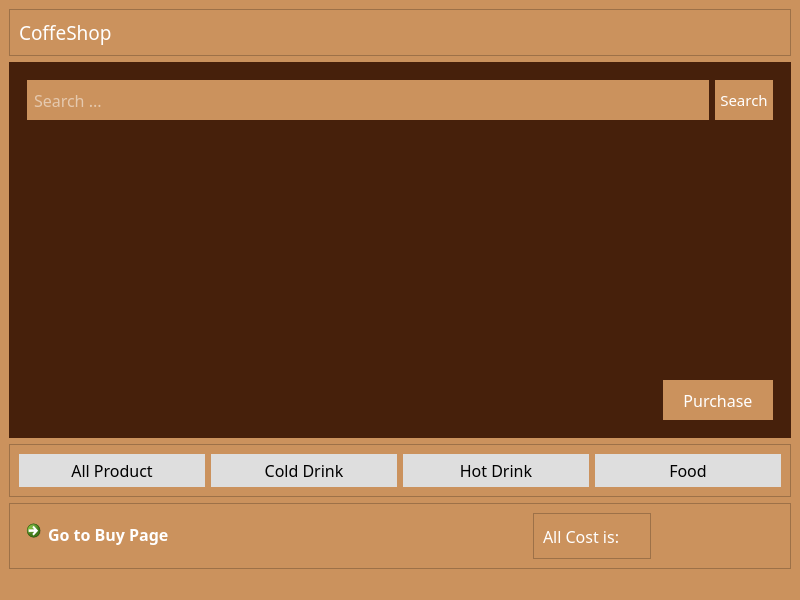
<?xml version="1.0" encoding="UTF-8"?>
<ui version="4.0">
 <class>CoffeShop</class>
 <widget class="QMainWindow" name="CoffeShop">
  <property name="geometry">
   <rect>
    <x>0</x>
    <y>0</y>
    <width>800</width>
    <height>600</height>
   </rect>
  </property>
  <property name="windowTitle">
   <string>CoffeShop</string>
  </property>
  <property name="styleSheet">
   <string notr="true">background-color:#CB925D;
color:white;</string>
  </property>
  <widget class="QWidget" name="centralwidget">
   <layout class="QVBoxLayout" name="verticalLayout">
    <item>
     <widget class="QFrame" name="frame_3">
      <property name="frameShape">
       <enum>QFrame::StyledPanel</enum>
      </property>
      <property name="frameShadow">
       <enum>QFrame::Raised</enum>
      </property>
      <layout class="QHBoxLayout" name="horizontalLayout">
       <item>
        <widget class="QLabel" name="label_2">
         <property name="font">
          <font>
           <family>Impact</family>
           <pointsize>14</pointsize>
          </font>
         </property>
         <property name="text">
          <string>CoffeShop</string>
         </property>
        </widget>
       </item>
      </layout>
     </widget>
    </item>
    <item>
     <widget class="QStackedWidget" name="stackedWidget">
      <property name="styleSheet">
       <string notr="true">
background-color:#46200B;
border:none;</string>
      </property>
      <property name="frameShape">
       <enum>QFrame::StyledPanel</enum>
      </property>
      <property name="frameShadow">
       <enum>QFrame::Raised</enum>
      </property>
      <widget class="QWidget" name="stackedWidgetPage1">
       <layout class="QVBoxLayout" name="verticalLayout_2">
        <item alignment="Qt::AlignTop">
         <widget class="QFrame" name="frame_4">
          <property name="frameShape">
           <enum>QFrame::StyledPanel</enum>
          </property>
          <property name="frameShadow">
           <enum>QFrame::Raised</enum>
          </property>
          <layout class="QHBoxLayout" name="horizontalLayout_2">
           <item>
            <widget class="QLineEdit" name="searchBar">
             <property name="font">
              <font>
               <family>Impact</family>
               <pointsize>-1</pointsize>
              </font>
             </property>
             <property name="styleSheet">
              <string notr="true">height:40px;
background-color:#CB925D;
color:white;
font-size:16px;
padding:0 5px;</string>
             </property>
             <property name="placeholderText">
              <string>Search ...</string>
             </property>
            </widget>
           </item>
           <item>
            <widget class="QPushButton" name="pushButton">
             <property name="font">
              <font>
               <family>Impact</family>
               <pointsize>11</pointsize>
              </font>
             </property>
             <property name="cursor">
              <cursorShape>PointingHandCursor</cursorShape>
             </property>
             <property name="styleSheet">
              <string notr="true">height:40px;
background-color:#CB925D;
padding:0 5px;</string>
             </property>
             <property name="text">
              <string>Search</string>
             </property>
            </widget>
           </item>
          </layout>
         </widget>
        </item>
        <item>
         <widget class="QStackedWidget" name="stackedWidget_5">
          <property name="frameShape">
           <enum>QFrame::StyledPanel</enum>
          </property>
          <property name="frameShadow">
           <enum>QFrame::Raised</enum>
          </property>
          <widget class="QWidget" name="stackedWidget_5Page1">
           <layout class="QVBoxLayout" name="verticalLayout_3">
            <item>
             <widget class="QScrollArea" name="ShowCart">
              <property name="styleSheet">
               <string notr="true">QFrame{
	background-color:#D9D9D9;
	color:black;
}

QFrame&gt;QPushButton{
	padding:3px;
}</string>
              </property>
              <property name="widgetResizable">
               <bool>true</bool>
              </property>
              <widget class="QWidget" name="scrollAreaWidgetContents">
               <property name="geometry">
                <rect>
                 <x>0</x>
                 <y>0</y>
                 <width>746</width>
                 <height>202</height>
                </rect>
               </property>
               <layout class="QVBoxLayout" name="verticalLayout_4"/>
              </widget>
             </widget>
            </item>
           </layout>
          </widget>
         </widget>
        </item>
        <item alignment="Qt::AlignRight">
         <widget class="QFrame" name="frame">
          <property name="frameShape">
           <enum>QFrame::StyledPanel</enum>
          </property>
          <property name="frameShadow">
           <enum>QFrame::Raised</enum>
          </property>
          <layout class="QHBoxLayout" name="horizontalLayout_3">
           <item>
            <widget class="QPushButton" name="completePurchase">
             <property name="font">
              <font>
               <family>Impact</family>
               <pointsize>12</pointsize>
              </font>
             </property>
             <property name="cursor">
              <cursorShape>PointingHandCursor</cursorShape>
             </property>
             <property name="styleSheet">
              <string notr="true">width:100px;
height:40px;
padding:0 5px;
background-color:#CB925D;</string>
             </property>
             <property name="text">
              <string>Purchase</string>
             </property>
            </widget>
           </item>
          </layout>
         </widget>
        </item>
       </layout>
      </widget>
     </widget>
    </item>
    <item>
     <widget class="QFrame" name="frame_2">
      <property name="frameShape">
       <enum>QFrame::StyledPanel</enum>
      </property>
      <property name="frameShadow">
       <enum>QFrame::Raised</enum>
      </property>
      <layout class="QHBoxLayout" name="horizontalLayout_4">
       <item>
        <widget class="QPushButton" name="AllProductType">
         <property name="font">
          <font>
           <family>Impact</family>
           <pointsize>-1</pointsize>
          </font>
         </property>
         <property name="styleSheet">
          <string notr="true">background-color:#DEDEDE;
padding:5px 0;
color:black;
font-size:16px;
border:none;</string>
         </property>
         <property name="text">
          <string>All Product</string>
         </property>
        </widget>
       </item>
       <item>
        <widget class="QPushButton" name="coldType">
         <property name="font">
          <font>
           <family>Impact</family>
           <pointsize>-1</pointsize>
          </font>
         </property>
         <property name="cursor">
          <cursorShape>PointingHandCursor</cursorShape>
         </property>
         <property name="styleSheet">
          <string notr="true">background-color:#DEDEDE;
padding:5px 0;
color:black;
font-size:16px;
border:none;</string>
         </property>
         <property name="text">
          <string>Cold Drink</string>
         </property>
        </widget>
       </item>
       <item>
        <widget class="QPushButton" name="hotType">
         <property name="font">
          <font>
           <family>Impact</family>
           <pointsize>-1</pointsize>
          </font>
         </property>
         <property name="cursor">
          <cursorShape>PointingHandCursor</cursorShape>
         </property>
         <property name="styleSheet">
          <string notr="true">background-color:#DEDEDE;
padding:5px 0;
color:black;
font-size:16px;
border:none;</string>
         </property>
         <property name="text">
          <string>Hot Drink</string>
         </property>
        </widget>
       </item>
       <item>
        <widget class="QPushButton" name="foodType">
         <property name="font">
          <font>
           <family>Impact</family>
           <pointsize>-1</pointsize>
          </font>
         </property>
         <property name="cursor">
          <cursorShape>PointingHandCursor</cursorShape>
         </property>
         <property name="styleSheet">
          <string notr="true">background-color:#DEDEDE;
padding:5px 0;
color:black;
font-size:16px;
border:none;</string>
         </property>
         <property name="text">
          <string>Food</string>
         </property>
        </widget>
       </item>
      </layout>
     </widget>
    </item>
    <item>
     <widget class="QFrame" name="frame_5">
      <property name="frameShape">
       <enum>QFrame::StyledPanel</enum>
      </property>
      <property name="frameShadow">
       <enum>QFrame::Raised</enum>
      </property>
      <layout class="QHBoxLayout" name="horizontalLayout_5">
       <item>
        <widget class="QCommandLinkButton" name="commandLinkButton">
         <property name="font">
          <font>
           <family>Impact</family>
           <pointsize>12</pointsize>
          </font>
         </property>
         <property name="cursor">
          <cursorShape>PointingHandCursor</cursorShape>
         </property>
         <property name="text">
          <string>Go to Buy Page</string>
         </property>
        </widget>
       </item>
       <item alignment="Qt::AlignHCenter|Qt::AlignVCenter">
        <widget class="QFrame" name="frame_6">
         <property name="font">
          <font>
           <family>Impact</family>
           <pointsize>12</pointsize>
          </font>
         </property>
         <property name="frameShape">
          <enum>QFrame::StyledPanel</enum>
         </property>
         <property name="frameShadow">
          <enum>QFrame::Raised</enum>
         </property>
         <layout class="QHBoxLayout" name="horizontalLayout_6">
          <item>
           <widget class="QLabel" name="label">
            <property name="font">
             <font>
              <family>Impact</family>
              <pointsize>12</pointsize>
             </font>
            </property>
            <property name="text">
             <string>All Cost is: </string>
            </property>
           </widget>
          </item>
          <item>
           <widget class="QLabel" name="showAllMoney">
            <property name="font">
             <font>
              <family>Impact</family>
              <pointsize>14</pointsize>
             </font>
            </property>
            <property name="text">
             <string/>
            </property>
           </widget>
          </item>
         </layout>
        </widget>
       </item>
      </layout>
     </widget>
    </item>
   </layout>
  </widget>
  <widget class="QMenuBar" name="menubar">
   <property name="geometry">
    <rect>
     <x>0</x>
     <y>0</y>
     <width>800</width>
     <height>21</height>
    </rect>
   </property>
  </widget>
  <widget class="QStatusBar" name="statusbar"/>
 </widget>
 <resources/>
 <connections/>
</ui>
